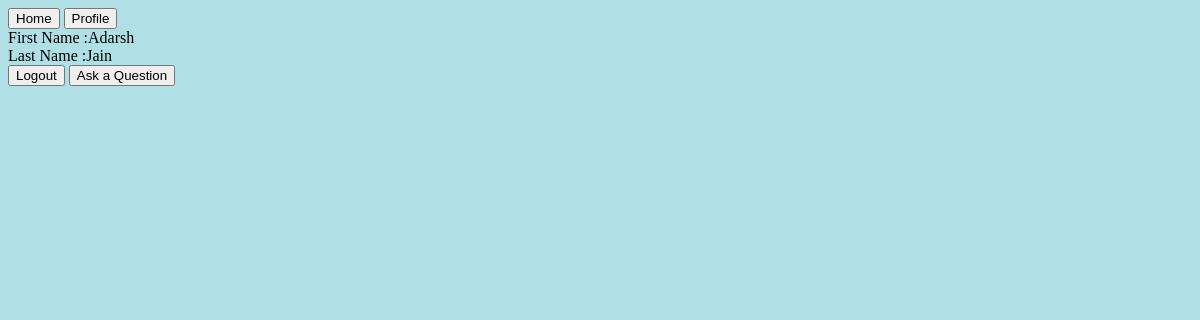
/home/dashboard/ (signed in), run on an earlier commit of the app's database.
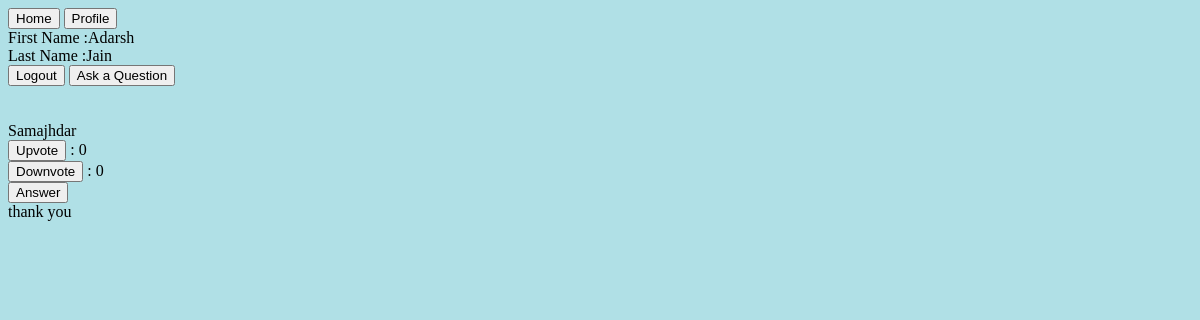
And on a later commit of the database.
### home/models.py (models this page shows, shortened)
class Question(models.Model):
	text = models.CharField(max_length = 140)
	upvote = models.IntegerField(default = 0)
	downvote = models.IntegerField(default = 0)
	user = models.ForeignKey(User, on_delete = models.CASCADE)
	interests = models.CharField(max_length = 10000 , default = '')
	creation_date = models.DateTimeField(default = timezone.now())

class Answer(models.Model):
	user = models.ForeignKey(User, on_delete = models.CASCADE)
	question = models.ForeignKey(Question , on_delete = models.CASCADE)
	text = models.CharField(max_length = 300)
	a_type = models.CharField(default = "text" , max_length = 10)
	path = models.CharField(max_length = 140 , default = "")
	upvote = models.IntegerField(default = 0)
	downvote = models.IntegerField(default = 0)
	creation_date = models.DateTimeField(default = timezone.now())
	class Meta:
		unique_together = ('user' , 'question',)

### home/views.py (the view)
# urls.py: path('dashboard/' , views.dashboard , name = 'dashboard'),
@login_required
def dashboard(request ):
	user = User.objects.get(username = request.user)
	questions = Question.objects.all().exclude(user = user)
	question_id = set()
	for question in questions:
		question_id.add(question.id)
	answers = Answer.objects.filter(question_id__in = question_id)
	return render(request , "home/dashboard.html" , {'user':user , 'questions':questions ,'answers':answers})

### home/templates/home/dashboard.html (shortened to what this page needs)
<!DOCTYPE html>
<head>
</head>
<body style = "background-color: powderblue">
<a href="/home/dashboard/"><button type = "button">Home</button></a>
<a href="/profile/"><button type = "button">Profile</button></a>
<br>
	First Name :{{user.first_name}}<br>
	Last Name  :{{user.last_name}}<br>
	<a href = "/home/logout/"><button type = "button">Logout</button></a>
	<a href = "/home/ask/"><button type = "button">Ask a Question</button></a>
	<br><br>
	{% for question in questions %}
	<div>
	<br>
	{{question.text}}
	<br>
	<a href = "/home/{{question.id}}/upvote"><button type = "button">Upvote</button></a> : {{question.upvote}}
	<br>
		<a href = "/home/{{question.id}}/downvote"><button type = "button">Downvote</button></a> : {{question.downvote}}
	<br>
	<a href = "/home/{{question.id}}/answer"><button type = "button" >Answer</button></a>
	<br>
		<div>
	{% for answer in answers %}
		{% if answer.question_id == question.id %}
		{{answer.text}}
		<br>
		{% endif %}
	</div>
	{% endfor %}
</div>
	{% endfor %}
</body>

What changed in the data, as far as the page shows it:
added Question: text "Samajhdar", upvote "0", downvote "0"
added Answer: text "thank you"
